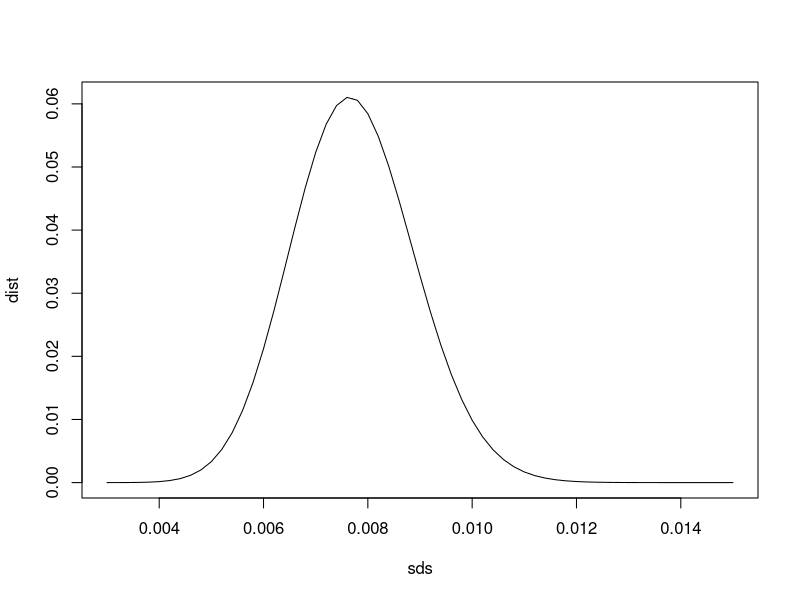
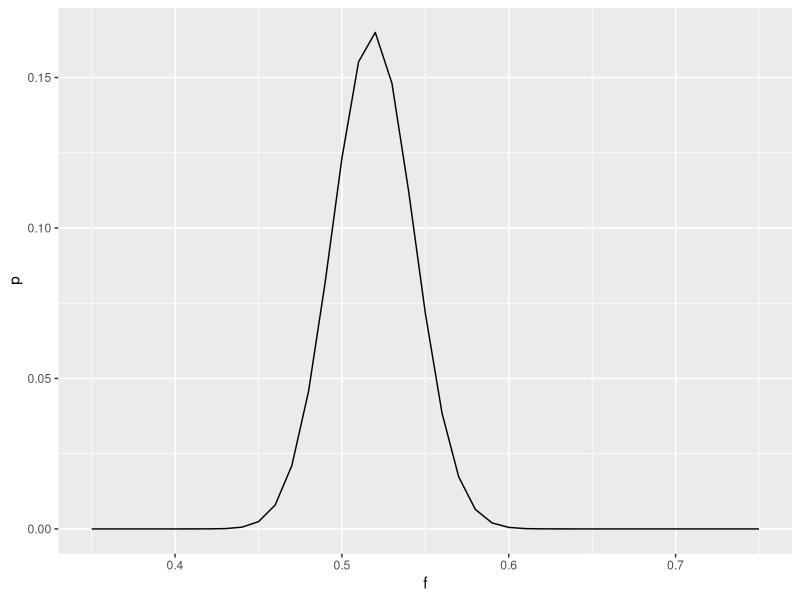

Source code (R) for these figures, in order:
## ---- chunk 1
library(tidyverse)
## ---- chunk 2
sqrt((.5^2 + .4*.6)/500)

## ---- chunk 3
se <- sqrt((.7*.3 + .4*.6)/20)
1-pnorm(0, mean = 0.1, sd = se)
## ---- chunk 4
p1 <- 0.3
p2 <- 0.4

trials <- 100000
shooter1 <- rbinom(trials,20,p1)
shooter2 <- rbinom(trials,20,p2)
mean(shooter2 > shooter1)
 
## ---- chunk 5
n <-4*(0.3*0.7+0.4*0.6)/(.1^2)

## ---- chunk 6
p1 <- 0.3
p2 <- 0.4
n <- 180

trials <- 100000
shooter1 <- rbinom(trials,n,p1)
shooter2 <- rbinom(trials,n,p2)
mean(shooter2 > shooter1)
 
## ---- chunk 7
girls <- as.numeric(readr::read_lines('girls.dat', skip=1))
sample_sd<-sd(girls)
sample_sd
## ---- chunk 8
p_est <- mean(girls)
n_births <- 3900
expected_sd <- sqrt(p_est*(1-p_est)/n_births)
expected_sd 
## ---- chunk 9
ratio <- sample_sd^2*23/expected_sd^2
ratio
## ---- chunk 10
sds <- seq(.003,.015, .0002)
ratios <- sds^2*23/expected_sd^2
dist<- dchisq(ratios,23)
plot(sds,dist, type='l')
## ---- chunk 11
pchisq(ratio,23)
## ---- chunk 12
p_hat <- 2/(50+4)
se <- sqrt(p_hat*(1-p_hat)/50)
c(p_hat-2*se,p_hat+2*se)

## ---- chunk 13
se = sqrt(1/4*3/4/((1-.467)*100))
qnorm(c(.025,.975),.467,sd = se)
## ---- chunk 14
60-qbinom(c(.025,.975),100*(1-.467),.25) 
## ---- chunk 15

grid_approx <- tibble(f = 35:75/100, p = dbinom(x= 60-(1-f)*100,size=(1-f)*100,p=1/4)) |>
  mutate(p = p/sum(p))

ggplot(grid_approx, aes(x=f,y=p)) + geom_line()
 
## ---- chunk 16
grid_approx <- grid_approx |> mutate( cdf = cumsum(p))
grid_approx |> filter((abs(cdf - .025) < .02) | (abs(cdf - .975) < .02))
